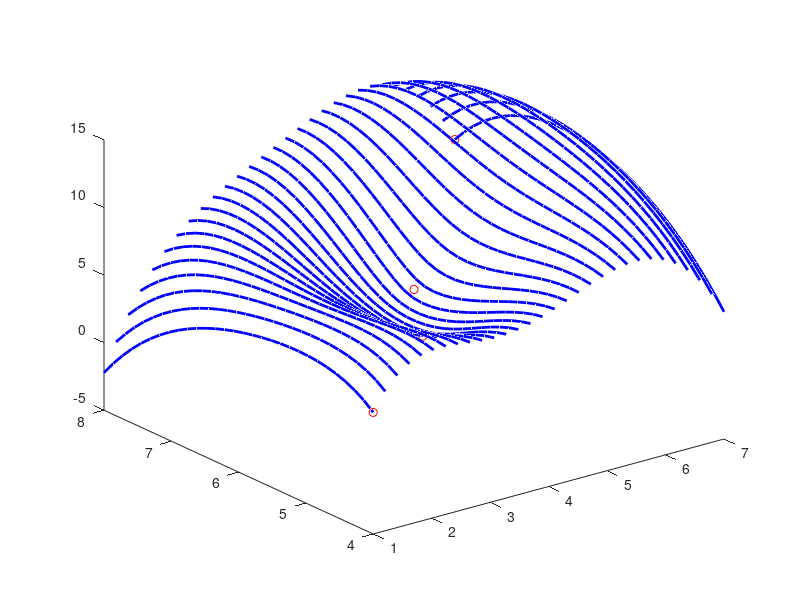

The MATLAB script that drew this image:
clc;clear all;close all;
a = [1 3 4 7];
b = [4 5 6 8];
c = [4 5 5 8];
[mesh_x,mesh_y] = meshgrid(linspace(min(a),max(a),30), ...
    linspace(min(b),max(b),30));
zz = griddata(a,b,c,mesh_x(:),mesh_y(:),'v4');
zz = reshape(zz,size(mesh_x));
mesh(mesh_x,mesh_y,zz);
plot3(a,b,c,'ro',mesh_x,mesh_y,zz,'b','LineWidth',2);
%plot3(a,b,c,'Marker','o');
